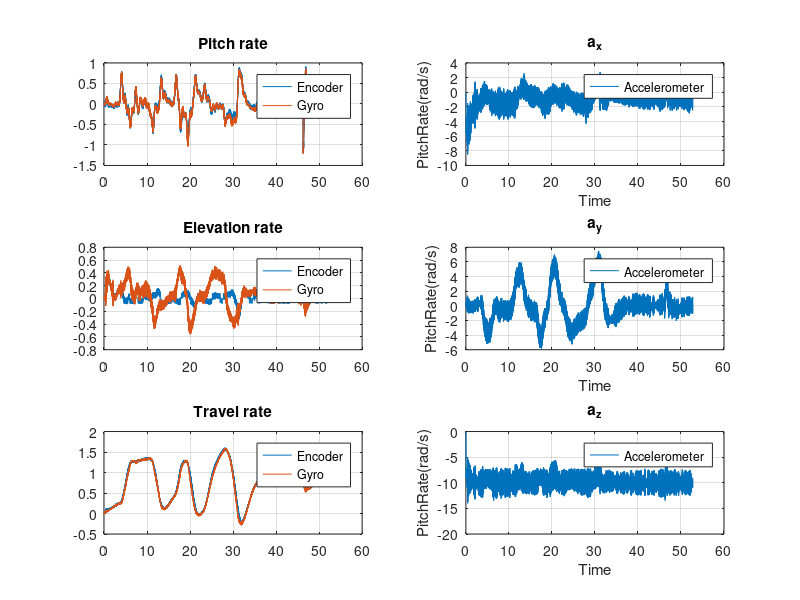

Here is the MATLAB script that generated this plot:

subplot(3, 2, 1);

load Encoder.mat;
load Gyro.mat;
plot(Encoder(1,:), Encoder(5,:));
title('Pitch rate');
grid on
hold on


plot(Gyro(1,:), Gyro(2,:));
legend('Encoder', 'Gyro');


%%%%%%%%%%%%%%%%%%%%%%%%%%%%%%%%%%%%%%

subplot(3, 2, 3);
load Encoder.mat;
plot(Encoder(1,:), Encoder(7,:));
title('Elevation rate');
grid on;
hold on

plot(Gyro(1,:), Gyro(3,:));
legend('Encoder', 'Gyro');


%%%%%%%%%%%%%%%%%%%%%%%%%%%%%%%%%%%%%%

subplot(3, 2, 5);
load EulerRates.mat;
plot(Encoder(1,:), Encoder(3,:));
title('Travel rate');
grid on;
hold on

plot(Gyro(1,:), Gyro(4,:));
legend('Encoder', 'Gyro');

%%%%%%%%%%%%%%%%%%%%%%%%%%%%%%%%%%%%%%

subplot(3, 2, 2);
load eulerAngles.mat;
plot(eulerAngles(1,:), eulerAngles(2,:));
title('a_x');
xlabel('Time');
ylabel('PitchRate(rad/s)');
grid on;
legend('Accelerometer');

%%%%%%%%%%%%%%%%%%%%%%%%%%%%%%%%%%%%%%

subplot(3, 2, 4);
plot(eulerAngles(1,:), eulerAngles(3,:));
title('a_y');
xlabel('Time');
ylabel('PitchRate(rad/s)');
grid on;
legend('Accelerometer');


%%%%%%%%%%%%%%%%%%%%%%%%%%%%%%%%%%%%%%

subplot(3, 2, 6);
plot(eulerAngles(1,:), eulerAngles(4,:));
title('a_z');
xlabel('Time');
ylabel('PitchRate(rad/s)');
grid on;
legend('Accelerometer');
